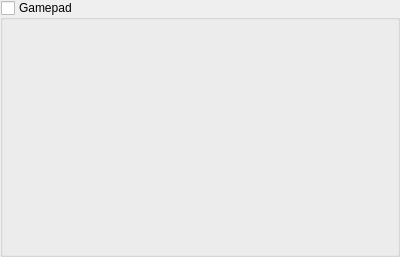
<?xml version="1.0" encoding="UTF-8"?>
<ui version="4.0">
 <class>QGamepadInputWidget</class>
 <widget class="QWidget" name="QGamepadInputWidget">
  <property name="geometry">
   <rect>
    <x>0</x>
    <y>0</y>
    <width>400</width>
    <height>257</height>
   </rect>
  </property>
  <property name="windowTitle">
   <string>Form</string>
  </property>
  <layout class="QVBoxLayout" name="verticalLayout">
   <property name="leftMargin">
    <number>0</number>
   </property>
   <property name="topMargin">
    <number>0</number>
   </property>
   <property name="rightMargin">
    <number>0</number>
   </property>
   <property name="bottomMargin">
    <number>0</number>
   </property>
   <item>
    <widget class="QGroupBox" name="groupBox">
     <property name="title">
      <string>Gamepad</string>
     </property>
     <property name="checkable">
      <bool>true</bool>
     </property>
     <property name="checked">
      <bool>false</bool>
     </property>
     <layout class="QHBoxLayout" name="horizontalLayout">
      <property name="leftMargin">
       <number>0</number>
      </property>
      <property name="topMargin">
       <number>0</number>
      </property>
      <property name="rightMargin">
       <number>0</number>
      </property>
      <property name="bottomMargin">
       <number>0</number>
      </property>
      <item>
       <spacer name="horizontalSpacer">
        <property name="orientation">
         <enum>Qt::Horizontal</enum>
        </property>
        <property name="sizeType">
         <enum>QSizePolicy::Fixed</enum>
        </property>
        <property name="sizeHint" stdset="0">
         <size>
          <width>20</width>
          <height>20</height>
         </size>
        </property>
       </spacer>
      </item>
      <item>
       <layout class="QVBoxLayout" name="layout">
        <property name="spacing">
         <number>6</number>
        </property>
       </layout>
      </item>
     </layout>
    </widget>
   </item>
  </layout>
 </widget>
 <resources/>
 <connections/>
</ui>
